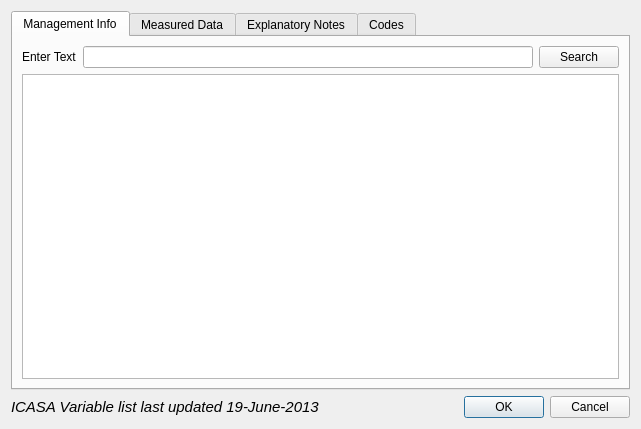
<?xml version="1.0" encoding="UTF-8"?>
<ui version="4.0">
 <class>MadVariableManager</class>
 <widget class="QDialog" name="MadVariableManager">
  <property name="geometry">
   <rect>
    <x>0</x>
    <y>0</y>
    <width>641</width>
    <height>429</height>
   </rect>
  </property>
  <property name="windowTitle">
   <string>Dialog</string>
  </property>
  <layout class="QGridLayout" name="gridLayout">
   <item row="0" column="0" colspan="2">
    <widget class="QTabWidget" name="tabWidget">
     <property name="currentIndex">
      <number>0</number>
     </property>
     <widget class="QWidget" name="tabMgmtInfo">
      <attribute name="title">
       <string>Management Info</string>
      </attribute>
      <layout class="QGridLayout" name="gridLayout_2">
       <item row="0" column="2">
        <widget class="QPushButton" name="pbSearchMgmtInfoTab">
         <property name="text">
          <string>Search</string>
         </property>
        </widget>
       </item>
       <item row="1" column="0" colspan="3">
        <widget class="QTextBrowser" name="tbrMgmtInfoTab"/>
       </item>
       <item row="0" column="1">
        <widget class="QLineEdit" name="leSearchMgmtInfoTab"/>
       </item>
       <item row="0" column="0">
        <widget class="QLabel" name="lblEnterText">
         <property name="text">
          <string>Enter Text</string>
         </property>
        </widget>
       </item>
      </layout>
     </widget>
     <widget class="QWidget" name="tabMeasuredData">
      <attribute name="title">
       <string>Measured Data</string>
      </attribute>
     </widget>
     <widget class="QWidget" name="tabExplanatoryNotes">
      <attribute name="title">
       <string>Explanatory Notes</string>
      </attribute>
     </widget>
     <widget class="QWidget" name="tabCodes">
      <attribute name="title">
       <string>Codes</string>
      </attribute>
      <widget class="QToolBox" name="toolBox">
       <property name="geometry">
        <rect>
         <x>10</x>
         <y>20</y>
         <width>761</width>
         <height>145</height>
        </rect>
       </property>
       <property name="currentIndex">
        <number>0</number>
       </property>
       <property name="tabSpacing">
        <number>0</number>
       </property>
       <widget class="QWidget" name="tbpgMetaData">
        <property name="geometry">
         <rect>
          <x>0</x>
          <y>0</y>
          <width>761</width>
          <height>21</height>
         </rect>
        </property>
        <attribute name="label">
         <string>Meta Data</string>
        </attribute>
       </widget>
       <widget class="QWidget" name="tbpgCropCodes">
        <property name="geometry">
         <rect>
          <x>0</x>
          <y>0</y>
          <width>761</width>
          <height>20</height>
         </rect>
        </property>
        <attribute name="label">
         <string>Crops</string>
        </attribute>
       </widget>
       <widget class="QWidget" name="tbpgMgmtCodes">
        <property name="geometry">
         <rect>
          <x>0</x>
          <y>0</y>
          <width>100</width>
          <height>30</height>
         </rect>
        </property>
        <attribute name="label">
         <string>Management</string>
        </attribute>
       </widget>
       <widget class="QWidget" name="tbpgClimateCodes">
        <property name="geometry">
         <rect>
          <x>0</x>
          <y>0</y>
          <width>100</width>
          <height>30</height>
         </rect>
        </property>
        <attribute name="label">
         <string>Climate</string>
        </attribute>
       </widget>
       <widget class="QWidget" name="tbpgOtherCodes">
        <property name="geometry">
         <rect>
          <x>0</x>
          <y>0</y>
          <width>100</width>
          <height>30</height>
         </rect>
        </property>
        <attribute name="label">
         <string>Others</string>
        </attribute>
       </widget>
       <widget class="QWidget" name="tbpgPestCodes">
        <property name="geometry">
         <rect>
          <x>0</x>
          <y>0</y>
          <width>100</width>
          <height>30</height>
         </rect>
        </property>
        <attribute name="label">
         <string>Pests</string>
        </attribute>
       </widget>
      </widget>
     </widget>
    </widget>
   </item>
   <item row="1" column="0">
    <widget class="QLabel" name="label">
     <property name="font">
      <font>
       <pointsize>11</pointsize>
       <italic>true</italic>
      </font>
     </property>
     <property name="text">
      <string>ICASA Variable list last updated 19-June-2013</string>
     </property>
    </widget>
   </item>
   <item row="1" column="1">
    <widget class="QDialogButtonBox" name="buttonBox">
     <property name="orientation">
      <enum>Qt::Horizontal</enum>
     </property>
     <property name="standardButtons">
      <set>QDialogButtonBox::Cancel|QDialogButtonBox::Ok</set>
     </property>
    </widget>
   </item>
  </layout>
 </widget>
 <resources/>
 <connections>
  <connection>
   <sender>buttonBox</sender>
   <signal>accepted()</signal>
   <receiver>MadVariableManager</receiver>
   <slot>accept()</slot>
   <hints>
    <hint type="sourcelabel">
     <x>248</x>
     <y>254</y>
    </hint>
    <hint type="destinationlabel">
     <x>157</x>
     <y>274</y>
    </hint>
   </hints>
  </connection>
  <connection>
   <sender>buttonBox</sender>
   <signal>rejected()</signal>
   <receiver>MadVariableManager</receiver>
   <slot>reject()</slot>
   <hints>
    <hint type="sourcelabel">
     <x>316</x>
     <y>260</y>
    </hint>
    <hint type="destinationlabel">
     <x>286</x>
     <y>274</y>
    </hint>
   </hints>
  </connection>
 </connections>
</ui>
